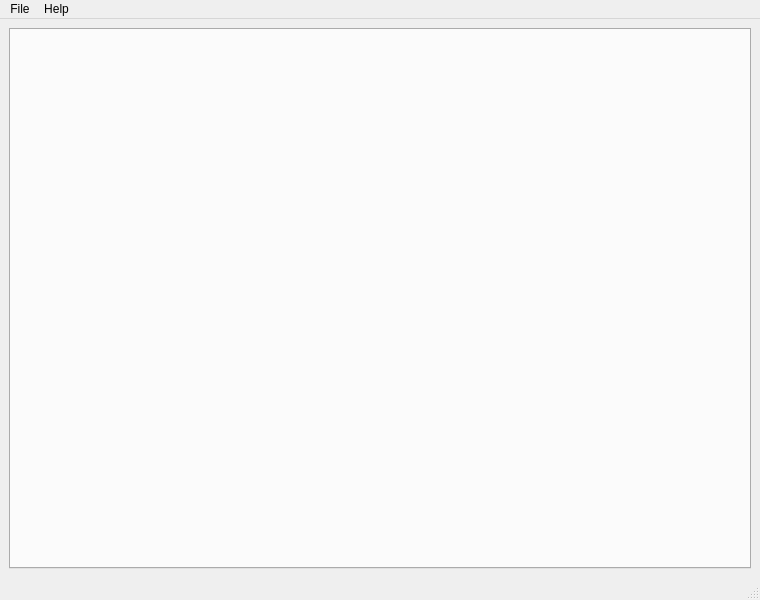
<?xml version="1.0" encoding="UTF-8"?>
<ui version="4.0">
 <class>NETman</class>
 <widget class="QMainWindow" name="NETman">
  <property name="geometry">
   <rect>
    <x>0</x>
    <y>0</y>
    <width>760</width>
    <height>600</height>
   </rect>
  </property>
  <property name="minimumSize">
   <size>
    <width>760</width>
    <height>600</height>
   </size>
  </property>
  <property name="maximumSize">
   <size>
    <width>760</width>
    <height>600</height>
   </size>
  </property>
  <property name="windowTitle">
   <string>NETman</string>
  </property>
  <property name="toolButtonStyle">
   <enum>Qt::ToolButtonTextOnly</enum>
  </property>
  <property name="tabShape">
   <enum>QTabWidget::Rounded</enum>
  </property>
  <property name="dockNestingEnabled">
   <bool>false</bool>
  </property>
  <widget class="QWidget" name="centralwidget">
   <property name="autoFillBackground">
    <bool>false</bool>
   </property>
   <layout class="QVBoxLayout" name="verticalLayout">
    <item>
     <widget class="QTabWidget" name="mainTabWidget">
      <property name="tabsClosable">
       <bool>true</bool>
      </property>
     </widget>
    </item>
   </layout>
  </widget>
  <widget class="QMenuBar" name="menubar">
   <property name="geometry">
    <rect>
     <x>0</x>
     <y>0</y>
     <width>760</width>
     <height>23</height>
    </rect>
   </property>
   <widget class="QMenu" name="menuFile">
    <property name="title">
     <string>File</string>
    </property>
    <addaction name="actionNew_Tab"/>
    <addaction name="actionExit"/>
   </widget>
   <widget class="QMenu" name="menuHelp">
    <property name="title">
     <string>Help</string>
    </property>
    <addaction name="actionAbout"/>
   </widget>
   <addaction name="menuFile"/>
   <addaction name="menuHelp"/>
  </widget>
  <widget class="QStatusBar" name="statusbar"/>
  <action name="actionExit">
   <property name="text">
    <string>Exit</string>
   </property>
  </action>
  <action name="actionAbout">
   <property name="text">
    <string>Documentation</string>
   </property>
  </action>
  <action name="actionNew_Tab">
   <property name="text">
    <string>New Tab</string>
   </property>
  </action>
 </widget>
 <resources/>
 <connections/>
</ui>
